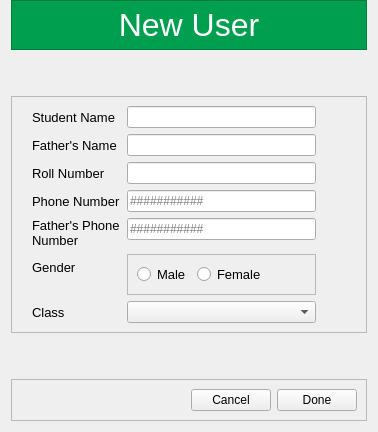
      <widget class="QWidget" name="page_5">
       <layout class="QVBoxLayout" name="verticalLayout_6">
        <property name="topMargin">
         <number>0</number>
        </property>
        <item>
         <widget class="QFrame" name="frame_10">
          <property name="minimumSize">
           <size>
            <width>0</width>
            <height>50</height>
           </size>
          </property>
          <property name="styleSheet">
           <string notr="true">background-color: rgb(0, 158, 79);
color: rgb(255, 255, 255);</string>
          </property>
          <property name="frameShape">
           <enum>QFrame::StyledPanel</enum>
          </property>
          <property name="frameShadow">
           <enum>QFrame::Raised</enum>
          </property>
          <layout class="QHBoxLayout" name="horizontalLayout_8">
           <property name="spacing">
            <number>0</number>
           </property>
           <property name="leftMargin">
            <number>0</number>
           </property>
           <property name="topMargin">
            <number>0</number>
           </property>
           <property name="rightMargin">
            <number>0</number>
           </property>
           <property name="bottomMargin">
            <number>0</number>
           </property>
           <item>
            <widget class="QLabel" name="label">
             <property name="font">
              <font>
               <pointsize>24</pointsize>
              </font>
             </property>
             <property name="text">
              <string>New User</string>
             </property>
             <property name="alignment">
              <set>Qt::AlignCenter</set>
             </property>
            </widget>
           </item>
          </layout>
         </widget>
        </item>
        <item>
         <spacer name="verticalSpacer_14">
          <property name="orientation">
           <enum>Qt::Vertical</enum>
          </property>
          <property name="sizeHint" stdset="0">
           <size>
            <width>20</width>
            <height>40</height>
           </size>
          </property>
         </spacer>
        </item>
        <item>
         <widget class="QFrame" name="frame_6">
          <property name="frameShape">
           <enum>QFrame::StyledPanel</enum>
          </property>
          <property name="frameShadow">
           <enum>QFrame::Raised</enum>
          </property>
          <layout class="QHBoxLayout" name="horizontalLayout_4">
           <property name="leftMargin">
            <number>20</number>
           </property>
           <property name="rightMargin">
            <number>50</number>
           </property>
           <item>
            <layout class="QFormLayout" name="formLayout_3">
             <item row="0" column="0">
              <widget class="QLabel" name="studentNameLabel">
               <property name="font">
                <font>
                 <pointsize>10</pointsize>
                </font>
               </property>
               <property name="text">
                <string>Student Name</string>
               </property>
              </widget>
             </item>
             <item row="0" column="1">
              <widget class="QLineEdit" name="studentNameLineEdit">
               <property name="font">
                <font>
                 <pointsize>9</pointsize>
                </font>
               </property>
              </widget>
             </item>
             <item row="1" column="0">
              <widget class="QLabel" name="fatherSNameLabel">
               <property name="font">
                <font>
                 <pointsize>10</pointsize>
                </font>
               </property>
               <property name="text">
                <string>Father's Name</string>
               </property>
              </widget>
             </item>
             <item row="1" column="1">
              <widget class="QLineEdit" name="fatherSNameLineEdit">
               <property name="font">
                <font>
                 <pointsize>9</pointsize>
                </font>
               </property>
              </widget>
             </item>
             <item row="2" column="0">
              <widget class="QLabel" name="rollNumberLabel">
               <property name="font">
                <font>
                 <pointsize>10</pointsize>
                </font>
               </property>
               <property name="text">
                <string>Roll Number</string>
               </property>
              </widget>
             </item>
             <item row="2" column="1">
              <widget class="QLineEdit" name="rollNumberLineEdit">
               <property name="font">
                <font>
                 <pointsize>9</pointsize>
                </font>
               </property>
              </widget>
             </item>
             <item row="3" column="0">
              <widget class="QLabel" name="phoneNumberLabel">
               <property name="font">
                <font>
                 <pointsize>10</pointsize>
                </font>
               </property>
               <property name="text">
                <string>Phone Number</string>
               </property>
              </widget>
             </item>
             <item row="3" column="1">
              <widget class="QLineEdit" name="phoneNumberLineEdit">
               <property name="font">
                <font>
                 <pointsize>9</pointsize>
                </font>
               </property>
               <property name="placeholderText">
                <string>###########</string>
               </property>
              </widget>
             </item>
             <item row="4" column="0">
              <widget class="QLabel" name="fatherSPhoneNumberLabel">
               <property name="font">
                <font>
                 <pointsize>10</pointsize>
                </font>
               </property>
               <property name="text">
                <string>Father's Phone 
Number</string>
               </property>
               <property name="wordWrap">
                <bool>false</bool>
               </property>
              </widget>
             </item>
             <item row="4" column="1">
              <widget class="QLineEdit" name="fatherSPhoneNumberLineEdit">
               <property name="font">
                <font>
                 <pointsize>9</pointsize>
                </font>
               </property>
               <property name="placeholderText">
                <string>###########</string>
               </property>
              </widget>
             </item>
             <item row="5" column="0">
              <widget class="QLabel" name="genderLabel">
               <property name="font">
                <font>
                 <pointsize>10</pointsize>
                </font>
               </property>
               <property name="text">
                <string>Gender</string>
               </property>
              </widget>
             </item>
             <item row="5" column="1">
              <widget class="QFrame" name="frame_8">
               <property name="frameShape">
                <enum>QFrame::StyledPanel</enum>
               </property>
               <property name="frameShadow">
                <enum>QFrame::Raised</enum>
               </property>
               <layout class="QHBoxLayout" name="horizontalLayout_6">
                <item>
                 <widget class="QRadioButton" name="radioButton">
                  <property name="font">
                   <font>
                    <pointsize>10</pointsize>
                   </font>
                  </property>
                  <property name="text">
                   <string>Male</string>
                  </property>
                 </widget>
                </item>
                <item>
                 <widget class="QRadioButton" name="radioButton_2">
                  <property name="font">
                   <font>
                    <pointsize>10</pointsize>
                   </font>
                  </property>
                  <property name="text">
                   <string>Female</string>
                  </property>
                 </widget>
                </item>
                <item>
                 <spacer name="horizontalSpacer_20">
                  <property name="orientation">
                   <enum>Qt::Horizontal</enum>
                  </property>
                  <property name="sizeHint" stdset="0">
                   <size>
                    <width>40</width>
                    <height>20</height>
                   </size>
                  </property>
                 </spacer>
                </item>
               </layout>
              </widget>
             </item>
             <item row="6" column="0">
              <widget class="QLabel" name="gradeLabel">
               <property name="font">
                <font>
                 <pointsize>10</pointsize>
                </font>
               </property>
               <property name="text">
                <string>Class</string>
               </property>
              </widget>
             </item>
             <item row="6" column="1">
              <widget class="QComboBox" name="gradeComboBox">
               <property name="font">
                <font>
                 <pointsize>9</pointsize>
                </font>
               </property>
               <property name="cursor">
                <cursorShape>PointingHandCursor</cursorShape>
               </property>
               <item>
                <property name="text">
                 <string/>
                </property>
               </item>
               <item>
                <property name="text">
                 <string>1</string>
                </property>
               </item>
               <item>
                <property name="text">
                 <string>2</string>
                </property>
               </item>
               <item>
                <property name="text">
                 <string>3</string>
                </property>
               </item>
               <item>
                <property name="text">
                 <string>4</string>
                </property>
               </item>
               <item>
                <property name="text">
                 <string>5</string>
                </property>
               </item>
              </widget>
             </item>
            </layout>
           </item>
          </layout>
         </widget>
        </item>
        <item>
         <spacer name="verticalSpacer_15">
          <property name="orientation">
           <enum>Qt::Vertical</enum>
          </property>
          <property name="sizeHint" stdset="0">
           <size>
            <width>20</width>
            <height>40</height>
           </size>
          </property>
         </spacer>
        </item>
        <item>
         <widget class="QFrame" name="frame_9">
          <property name="frameShape">
           <enum>QFrame::StyledPanel</enum>
          </property>
          <property name="frameShadow">
           <enum>QFrame::Raised</enum>
          </property>
          <layout class="QHBoxLayout" name="horizontalLayout_7">
           <item>
            <spacer name="horizontalSpacer_6">
             <property name="orientation">
              <enum>Qt::Horizontal</enum>
             </property>
             <property name="sizeHint" stdset="0">
              <size>
               <width>40</width>
               <height>20</height>
              </size>
             </property>
            </spacer>
           </item>
           <item>
            <widget class="QPushButton" name="pushButton_8">
             <property name="cursor">
              <cursorShape>PointingHandCursor</cursorShape>
             </property>
             <property name="text">
              <string>Cancel</string>
             </property>
            </widget>
           </item>
           <item>
            <widget class="QPushButton" name="pushButton_7">
             <property name="cursor">
              <cursorShape>PointingHandCursor</cursorShape>
             </property>
             <property name="text">
              <string>Done</string>
             </property>
            </widget>
           </item>
          </layout>
         </widget>
        </item>
       </layout>
      </widget>
